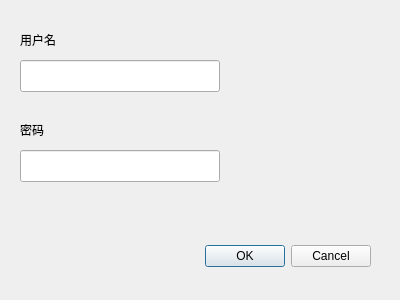
<?xml version="1.0" encoding="UTF-8"?>
<ui version="4.0">
 <class>LoginDialog</class>
 <widget class="QDialog" name="LoginDialog">
  <property name="geometry">
   <rect>
    <x>0</x>
    <y>0</y>
    <width>400</width>
    <height>300</height>
   </rect>
  </property>
  <property name="windowTitle">
   <string>Dialog</string>
  </property>
  <widget class="QDialogButtonBox" name="buttonBox">
   <property name="geometry">
    <rect>
     <x>30</x>
     <y>240</y>
     <width>341</width>
     <height>32</height>
    </rect>
   </property>
   <property name="orientation">
    <enum>Qt::Horizontal</enum>
   </property>
   <property name="standardButtons">
    <set>QDialogButtonBox::Cancel|QDialogButtonBox::Ok</set>
   </property>
  </widget>
  <widget class="QLabel" name="usernameLabel">
   <property name="geometry">
    <rect>
     <x>20</x>
     <y>30</y>
     <width>60</width>
     <height>20</height>
    </rect>
   </property>
   <property name="text">
    <string>用户名</string>
   </property>
  </widget>
  <widget class="QLineEdit" name="usernameLineEdit">
   <property name="geometry">
    <rect>
     <x>20</x>
     <y>60</y>
     <width>200</width>
     <height>32</height>
    </rect>
   </property>
  </widget>
  <widget class="QLabel" name="passwordLabel">
   <property name="geometry">
    <rect>
     <x>20</x>
     <y>120</y>
     <width>60</width>
     <height>20</height>
    </rect>
   </property>
   <property name="text">
    <string>密码</string>
   </property>
  </widget>
  <widget class="QLineEdit" name="passwordLineEdit">
   <property name="geometry">
    <rect>
     <x>20</x>
     <y>150</y>
     <width>200</width>
     <height>32</height>
    </rect>
   </property>
  </widget>
 </widget>
 <resources/>
 <connections>
  <connection>
   <sender>buttonBox</sender>
   <signal>accepted()</signal>
   <receiver>LoginDialog</receiver>
   <slot>accept()</slot>
   <hints>
    <hint type="sourcelabel">
     <x>248</x>
     <y>254</y>
    </hint>
    <hint type="destinationlabel">
     <x>157</x>
     <y>274</y>
    </hint>
   </hints>
  </connection>
  <connection>
   <sender>buttonBox</sender>
   <signal>rejected()</signal>
   <receiver>LoginDialog</receiver>
   <slot>reject()</slot>
   <hints>
    <hint type="sourcelabel">
     <x>316</x>
     <y>260</y>
    </hint>
    <hint type="destinationlabel">
     <x>286</x>
     <y>274</y>
    </hint>
   </hints>
  </connection>
 </connections>
</ui>
